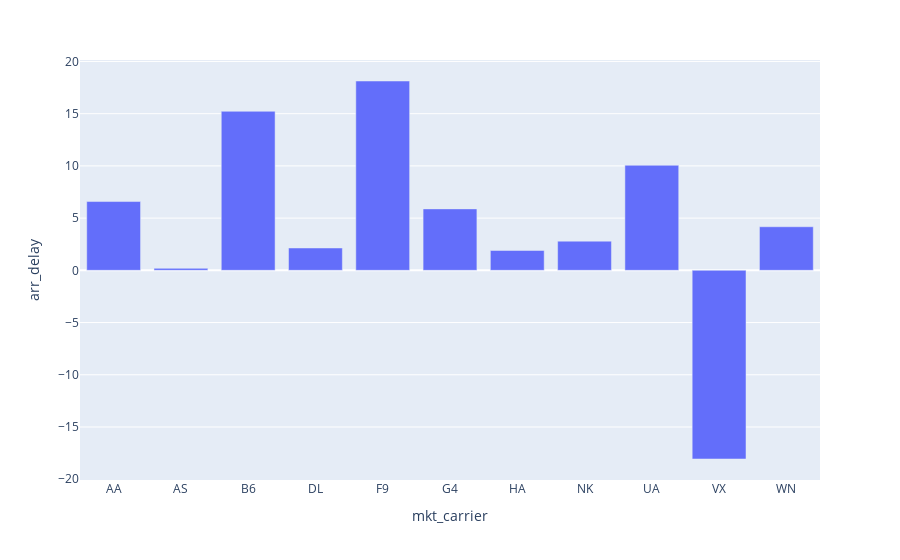

The notebook cell this image was saved under:
### Code cell
px.bar(car_del_avg, x='mkt_carrier', y='arr_delay')

### Figure 1 — Plotly figure (JSON) as saved in the notebook; plotly's stock layout.template omitted (floating-point values rounded to 4 significant figures)
{"data": [{"alignmentgroup": "True", "hovertemplate": "mkt_carrier=%{x}<br>arr_delay=%{y}<extra></extra>", "legendgroup": "", "marker": {"color": "#636efa", "pattern": {"shape": ""}}, "name": "", "offsetgroup": "", "orientation": "v", "showlegend": false, "textposition": "auto", "type": "bar", "x": ["AA", "AS", "B6", "DL", "F9", "G4", "HA", "NK", "UA", "VX", "WN"], "xaxis": "x", "y": [6.587, 0.1892, 15.23, 2.139, 18.13, 5.884, 1.901, 2.793, 10.06, -18.07, 4.173], "yaxis": "y"}], "layout": {"barmode": "relative", "legend": {"tracegroupgap": 0}, "margin": {"t": 60}, "xaxis": {"anchor": "y", "domain": [0, 1], "title": {"text": "mkt_carrier"}}, "yaxis": {"anchor": "x", "domain": [0, 1], "title": {"text": "arr_delay"}}}}
